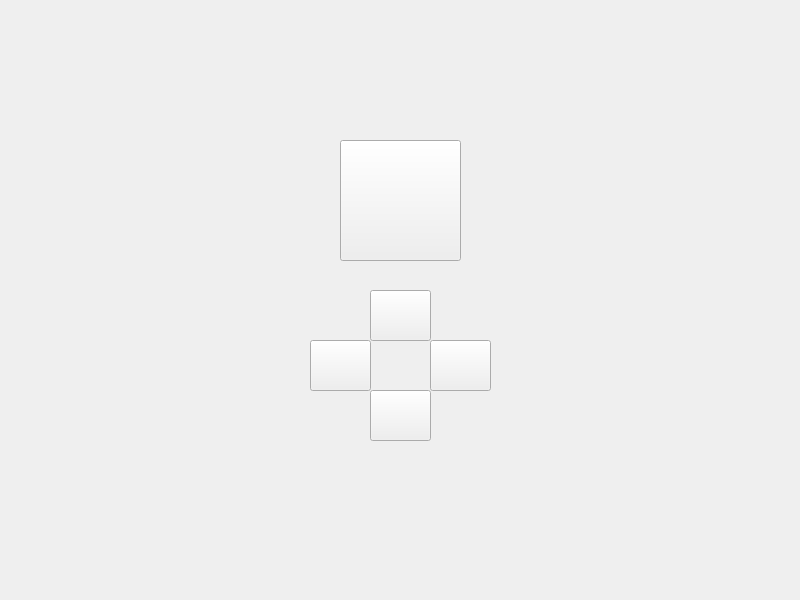
<?xml version="1.0" encoding="UTF-8"?>
<ui version="4.0">
 <class>Widget</class>
 <widget class="QWidget" name="Widget">
  <property name="geometry">
   <rect>
    <x>0</x>
    <y>0</y>
    <width>800</width>
    <height>600</height>
   </rect>
  </property>
  <property name="windowTitle">
   <string>Widget</string>
  </property>
  <widget class="QPushButton" name="pushButton_target">
   <property name="geometry">
    <rect>
     <x>340</x>
     <y>140</y>
     <width>121</width>
     <height>121</height>
    </rect>
   </property>
   <property name="text">
    <string/>
   </property>
  </widget>
  <widget class="QPushButton" name="pushButton_left">
   <property name="geometry">
    <rect>
     <x>310</x>
     <y>340</y>
     <width>61</width>
     <height>51</height>
    </rect>
   </property>
   <property name="text">
    <string/>
   </property>
  </widget>
  <widget class="QPushButton" name="pushButton_down">
   <property name="geometry">
    <rect>
     <x>370</x>
     <y>390</y>
     <width>61</width>
     <height>51</height>
    </rect>
   </property>
   <property name="text">
    <string/>
   </property>
  </widget>
  <widget class="QPushButton" name="pushButton_right">
   <property name="geometry">
    <rect>
     <x>430</x>
     <y>340</y>
     <width>61</width>
     <height>51</height>
    </rect>
   </property>
   <property name="text">
    <string/>
   </property>
  </widget>
  <widget class="QPushButton" name="pushButton_up">
   <property name="geometry">
    <rect>
     <x>370</x>
     <y>290</y>
     <width>61</width>
     <height>51</height>
    </rect>
   </property>
   <property name="text">
    <string/>
   </property>
  </widget>
 </widget>
 <resources/>
 <connections/>
</ui>
